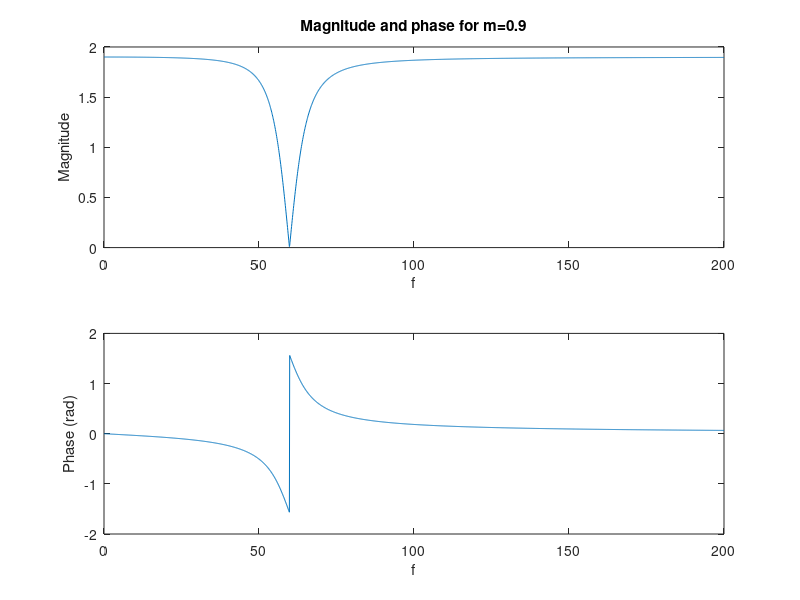
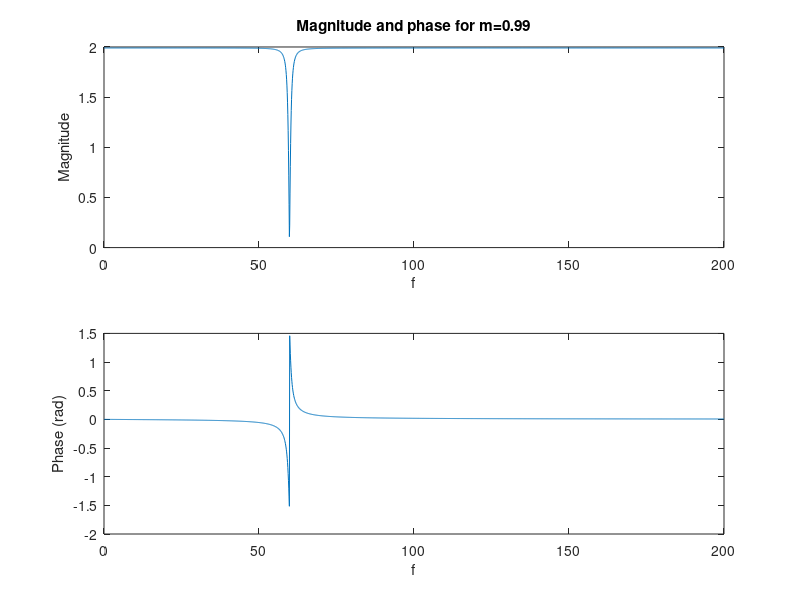

Write the MATLAB code that produced these figures, in order.
m=[0.9,0.99];

R=10000;

C=133*10^(-9);

f=0:0.1:200;

w=2*pi*f;

H1=((1+m(1))*((2*i*w*R*C).^2+1))./((2*i*w*R*C).^2+4*(1-m(1))*i*w*R*C+1);

H2=((1+m(2))*((2*i*w*R*C).^2+1))./((2*i*w*R*C).^2+4*(1-m(2))*i*w*R*C+1);

figure

subplot(2,1,1)

plot(f,abs(H1))

title('Magnitude and phase for m=0.9')

xlabel('f')

ylabel('Magnitude')

subplot(2,1,2)

plot(f,angle(H1))

xlabel('f')

ylabel('Phase (rad)')

figure

subplot(2,1,1)

plot(f,abs(H2))

title('Magnitude and phase for m=0.99')

xlabel('f')

ylabel('Magnitude')

subplot(2,1,2)

plot(f,angle(H2))

xlabel('f')

ylabel('Phase (rad)')